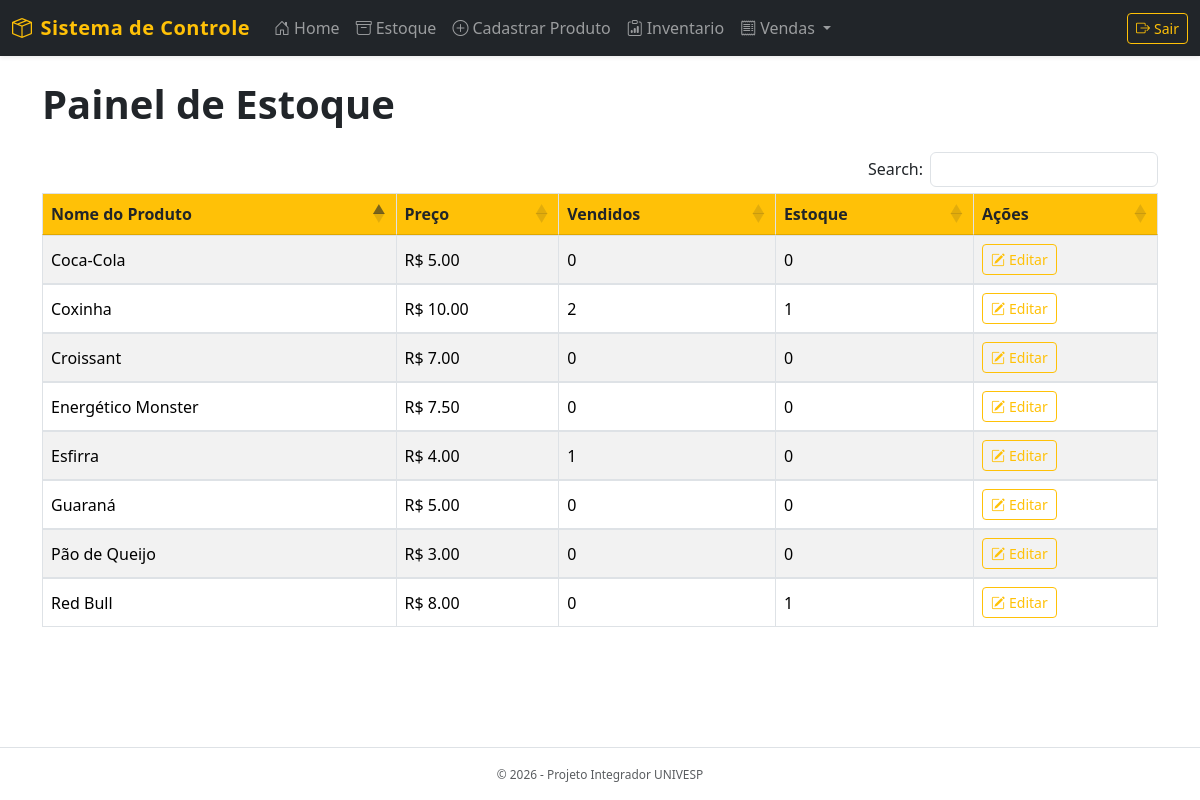
Before: /painel (signed in) with the older database file.
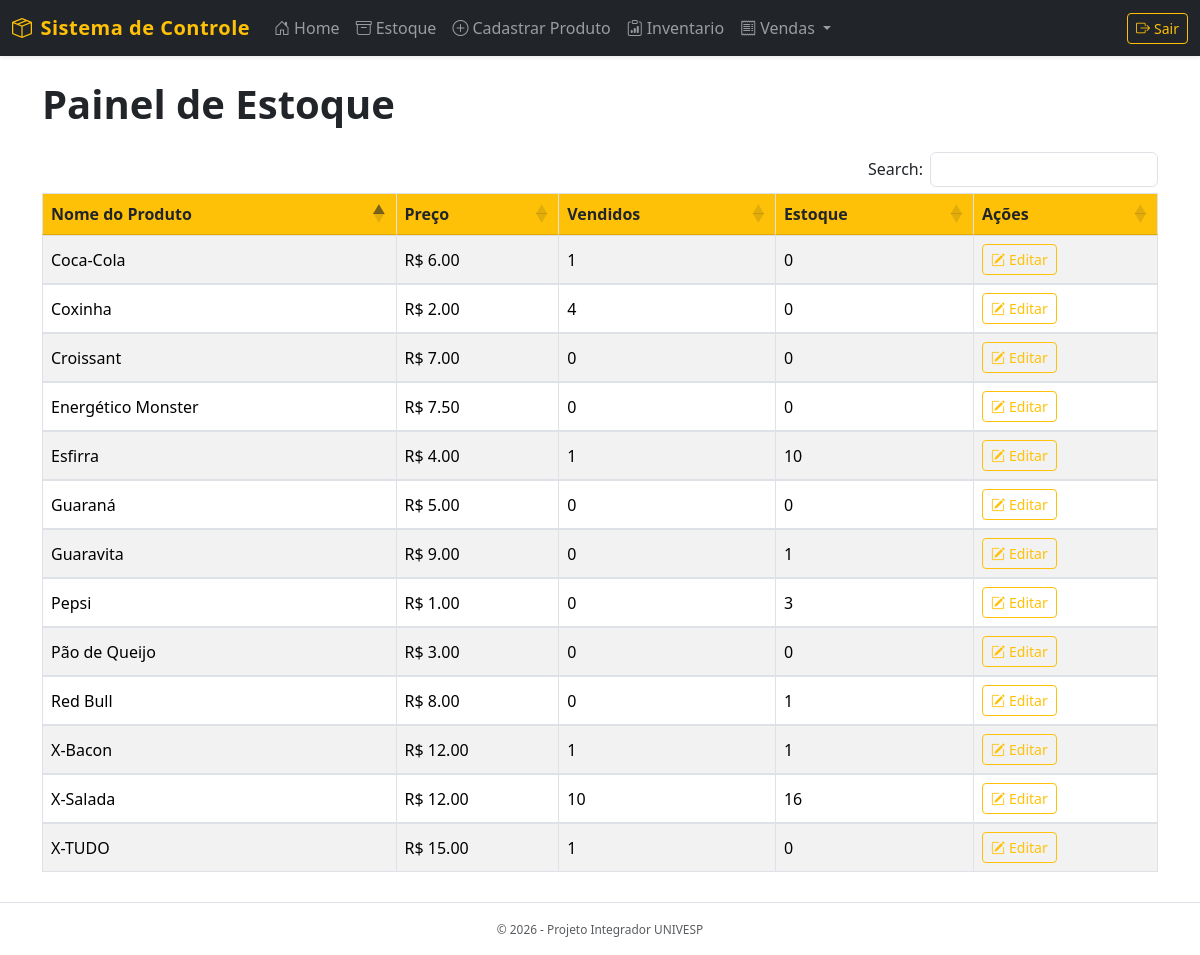
After: the same page with the newer database file.
### models.py (models this page shows, shortened)
class TipoProduto(db.Model):
    __tablename__ = 'tipo_produto'
    id = db.Column(db.Integer, primary_key=True, autoincrement=True)
    nome = db.Column(db.String(255), nullable=False, unique=True)
    categoria_id = db.Column(db.Integer, db.ForeignKey(
        'categoria.id'), nullable=False)
    preco = db.Column(db.Numeric(10, 2), nullable=False)
    descricao = db.Column(db.Text)
    produtos = db.relationship(
        'Produto', back_populates='tipo_produto', cascade="all, delete-orphan")

### routes.py (the view)
    @app.route('/painel')
    def painel():
        if 'usuario' not in session:
            return redirect(url_for('login_view'))
        tipos = TipoProduto.query.all()
        dados_estoque = []
        for tipo in tipos:
            quantidade_estoque = (
                db.session.query(func.count(Produto.id))
                .filter_by(tipo_produto_id=tipo.id)
                .scalar() or 0
            )
            qtd_vendida = (
                db.session.query(func.sum(ItemVenda.quantidade))
                .filter(ItemVenda.tipo_produto_id == tipo.id)
                .scalar() or 0
            )
            dados_estoque.append({
                'id': tipo.id,
                'tipo': tipo.nome,
                'estoque': quantidade_estoque,
                'vendido': qtd_vendida,
                'preco': float(tipo.preco)
            })
        return render_template('painel.html', produtos=dados_estoque)

### templates/painel.html (shortened to what this page needs)
{% extends 'base.html' %}
{% block styles %}
<link rel="stylesheet" href="https://cdn.datatables.net/1.13.6/css/dataTables.bootstrap5.min.css">
<link rel="stylesheet" href="{{ url_for('static', filename='css/painel.css') }}">
{% endblock %}
{% block content %}
<h1 class="mb-4">Painel de Estoque</h1>
<div class="table-responsive">
    <table id="estoque" class="table table-striped table-hover table-bordered align-middle">
        <thead>
            <tr>
                <th>Nome do Produto</th>
                <th>Preço</th>
                <th>Vendidos</th>
                <th>Estoque</th>
                <th>Ações</th>
            </tr>
        </thead>
        <tbody>
            {% for produto in produtos %}
            <tr>
                <td>{{ produto['tipo'] }}</td>
                <td>R$ {{ "%.2f"|format(produto['preco'] or 0) }}</td>
                <td>{{ produto['vendido'] or 0 }}</td>
                <td>{{ produto['estoque'] or 0 }}</td>
                <td>
                    <a href="/editar-tipo-produto/{{ produto['id'] }}" class="btn btn-sm btn-outline-warning">
                        <i class="bi bi-pencil-square me-1"></i><span class="d-none d-sm-inline">Editar</span>
                    </a>
                </td>
            </tr>
            {% endfor %}
        </tbody>
    </table>
</div>
{% endblock %}

Changed rows visible on the page:
changed TipoProduto "Coxinha": preco "10.00" → "2.00"; produto "2" → "4"; id "1" → "0"
computed for TipoProduto "Esfirra": produto "0" → "10"
changed TipoProduto "Coca-Cola": preco "5.00" → "6.00"; produto "0" → "1"
added TipoProduto: tipo "Guaravita", produto "9.00", produto "0", produto "1"
added TipoProduto: tipo "Pepsi", preco "1.00", produto "0", produto "3"
added TipoProduto: tipo "X-Salada", preco "12.00", produto "10", produto "16"
added TipoProduto: tipo "X-Bacon", produto "12.00", produto "1"
added TipoProduto: tipo "X-TUDO", preco "15.00", produto "1", produto "0"
